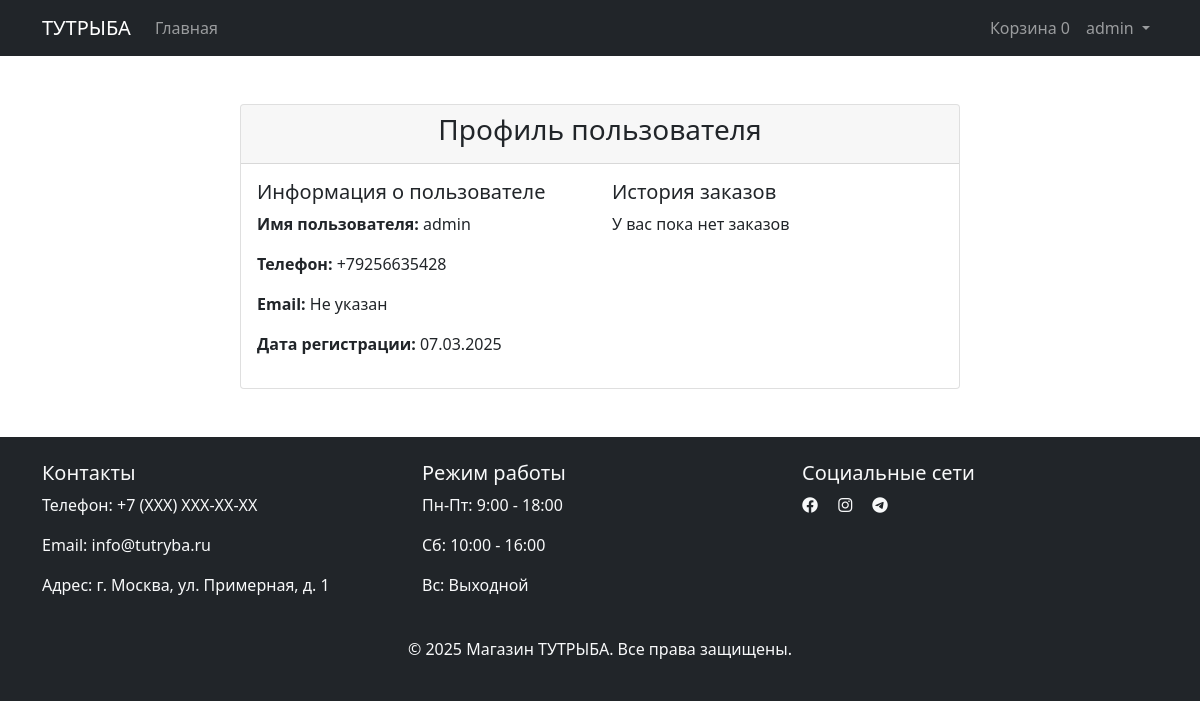
Page /profile/ (signed in) on the committed database.
### accounts/models.py (models this page shows, shortened)
class CustomUser(AbstractUser):
    phone = models.CharField(max_length=15, blank=True, verbose_name='Номер телефона')
    email = models.EmailField(blank=True, null=True, verbose_name='Email')
    USERNAME_FIELD = 'username'
    REQUIRED_FIELDS = ['email']
    class Meta:
        verbose_name = 'Пользователь'
        verbose_name_plural = 'Пользователи'

### accounts/views.py (the view)
# urls.py: path('', views.profile_view, name='profile'),
@login_required
def profile_view(request):
    if request.method == 'POST':
        form = UserUpdateForm(request.POST, instance=request.user)
        if form.is_valid():
            form.save()
            messages.success(request, 'Профиль успешно обновлен!')
            return redirect('accounts:profile')
    else:
        form = UserUpdateForm(instance=request.user)
    return render(request, 'accounts/profile.html', {'form': form})

### cart/cart.py (called while the page is built)
    def __len__(self):
        return sum(item['quantity'] for item in self.cart.values())

### cart/context_processors.py (called while the page is built)
def cart(request):
    return {'cart': Cart(request)}

### templates/accounts/profile.html (shortened to what this page needs)
{% extends 'base.html' %}
{% load crispy_forms_tags %}
{% block content %}
<div class="container mt-5">
    <div class="row">
        <div class="col-md-8 offset-md-2">
            <div class="card">
                <div class="card-header">
                    <h3 class="text-center">Профиль пользователя</h3>
                </div>
                <div class="card-body">
                    <div class="row">
                        <div class="col-md-6">
                            <h5>Информация о пользователе</h5>
                            <p><strong>Имя пользователя:</strong> {{ user.username }}</p>
                            <p><strong>Телефон:</strong> {{ user.phone }}</p>
                            <p><strong>Email:</strong> {{ user.email|default:"Не указан" }}</p>
                            <p><strong>Дата регистрации:</strong> {{ user.date_joined|date:"d.m.Y" }}</p>
                        </div>
                        <div class="col-md-6">
                            <h5>История заказов</h5>
                            {% if user.order_set.all %}
                                <ul class="list-group">
                                    {% for order in user.order_set.all %}
                                        <li class="list-group-item">
                                            Заказ #{{ order.id }} - {{ order.created_at|date:"d.m.Y" }}
                                            <br>
                                            <small>Статус: {{ order.get_status_display }}</small>
                                        </li>
                                    {% endfor %}
                                </ul>
                            {% else %}
                                <p>У вас пока нет заказов</p>
                            {% endif %}
                        </div>
                    </div>
                </div>
            </div>
        </div>
    </div>
</div>
{% endblock %}

### templates/base.html (shortened to what this page needs)
{% load static %}
<!DOCTYPE html>
<html lang="ru">
<head>
    <link href="https://cdn.jsdelivr.net/npm/bootstrap@5.1.3/dist/css/bootstrap.min.css" rel="stylesheet">
    <link rel="stylesheet" href="https://cdnjs.cloudflare.com/ajax/libs/font-awesome/6.0.0/css/all.min.css">
    <link rel="stylesheet" href="{% static 'css/style.css' %}">
</head>
<body>
    <nav class="navbar navbar-expand-lg navbar-dark bg-dark">
        <div class="container">
            <a class="navbar-brand" href="{% url 'products:home' %}">ТУТРЫБА</a>
            <div class="collapse navbar-collapse" id="navbarNav">
                <ul class="navbar-nav me-auto">
                    <li class="nav-item">
                        <a class="nav-link" href="{% url 'products:home' %}">Главная</a>
                    </li>
                </ul>
                <ul class="navbar-nav">
                    <li class="nav-item">
                        <a class="nav-link" href="{% url 'cart:cart_detail' %}">
                            Корзина <span class="cart-count">{{ cart|length }}</span>
                        </a>
                    </li>
                    {% if user.is_authenticated %}
                    <li class="nav-item dropdown">
                        <a class="nav-link dropdown-toggle" href="#" id="navbarDropdown" role="button" data-bs-toggle="dropdown">
                            {{ user.username }}
                        </a>
                    </li>
                    {% endif %}
                </ul>
            </div>
        </div>
    </nav>
    <main class="container my-4">
        {% block content %}
        {% endblock %}
    </main>
    <footer class="bg-dark text-light py-4 mt-5">
        <div class="container">
            <div class="row">
                <div class="col-md-4">
                    <h5>Контакты</h5>
                    <p>Телефон: +7 (XXX) XXX-XX-XX</p>
                    <p>Email: info@tutryba.ru</p>
                    <p>Адрес: г. Москва, ул. Примерная, д. 1</p>
                </div>
                <div class="col-md-4">
                    <h5>Режим работы</h5>
                    <p>Пн-Пт: 9:00 - 18:00</p>
                    <p>Сб: 10:00 - 16:00</p>
                    <p>Вс: Выходной</p>
                </div>
                <div class="col-md-4">
                    <h5>Социальные сети</h5>
                    <div class="social-links">
                        <a href="#" class="text-light me-3"><i class="fab fa-facebook"></i></a>
                        <a href="#" class="text-light me-3"><i class="fab fa-instagram"></i></a>
                        <a href="#" class="text-light me-3"><i class="fab fa-telegram"></i></a>
                    </div>
                </div>
            </div>
            <div class="text-center mt-4">
                <p>&copy; 2025 Магазин ТУТРЫБА. Все права защищены.</p>
            </div>
        </div>
    </footer>
</body>
</html>

### rows in the picture
CustomUser: username "admin", phone "+79256635428", email "Не указан", date_joined "07.03.2025"

### other values in the picture
{{ cart|length }} "0"
